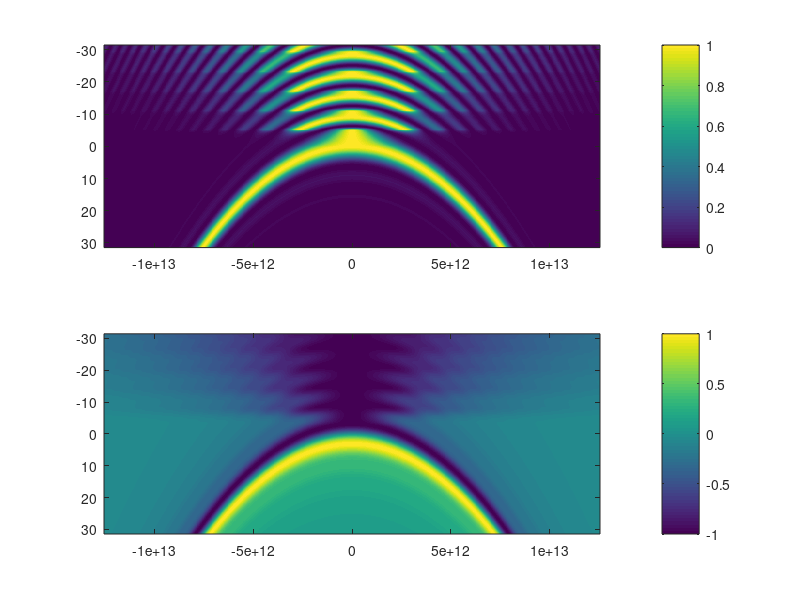
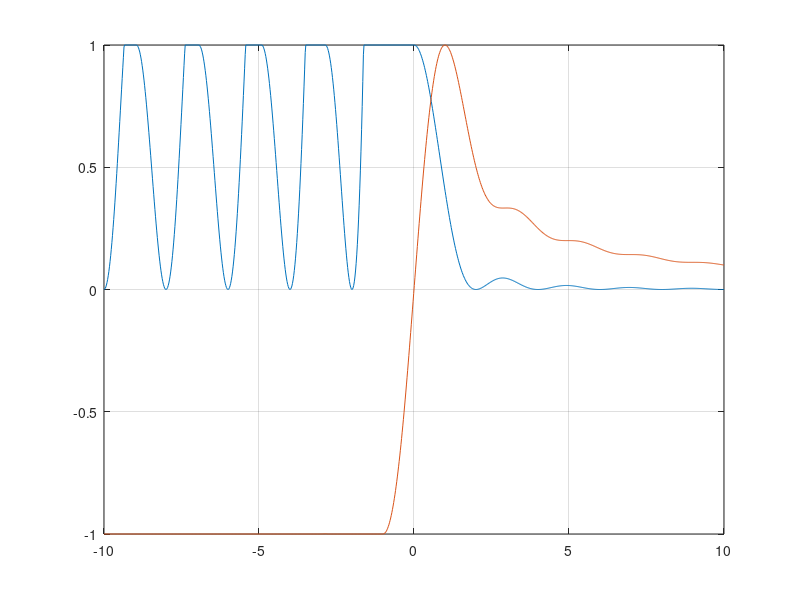
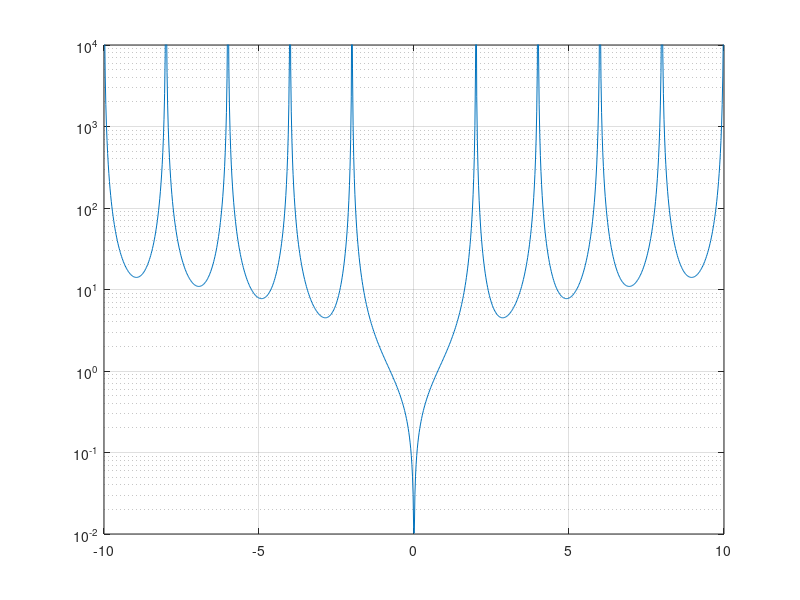

Here is the MATLAB script that generated these plots, in order:
clear all;
nk = 2^10;
dk = linspace(-10,10,nk)*pi;
GDDi = -1096e-27;
nw = 2.^10;
w = (-nw/2:nw/2-1)*4*2*pi./nw*1e12;
khat = -pi/160/2*0+ 1j*GDDi.*w.^2./2;
II = zeros(nk,nw);
L = 1;
for i = 1:nk
   DK = dk(i);
   II(i,:) = (exp((1j*DK+khat).*L) - 1 - (khat+1j*DK).*L)./(khat+1j*DK).^2;
   % II(i,:) = (1-exp(-(1j*DK+khat).*L) - (khat+1j*DK).*L)./(khat+1j*DK).^2;
   P(i,:) = real(II(i,:));
   Q(i,:) = imag(II(i,:));
   PbyQ(i) = P(i,nw/2+1)./Q(i,nw/2+1);

   P(i,:) = P(i,:)./max(P(i,:));
   Q(i,:) = Q(i,:)./max(abs(Q(i,:)));
end

figure(1);clf;
subplot(2,1,1);
imagesc(w,dk,P);colorbar;
subplot(2,1,2);
imagesc(w,dk,Q);colorbar;

figure(2);clf;
plot(dk./pi,(P(:,nw/2+1)));hold on;

plot(dk./pi,(Q(:,nw/2+1)))
grid on;

figure(3);clf;plot(dk./pi,1./abs(PbyQ));set(gca,'YSCALE','log'); ylim([1e-2,1e4]);grid on;